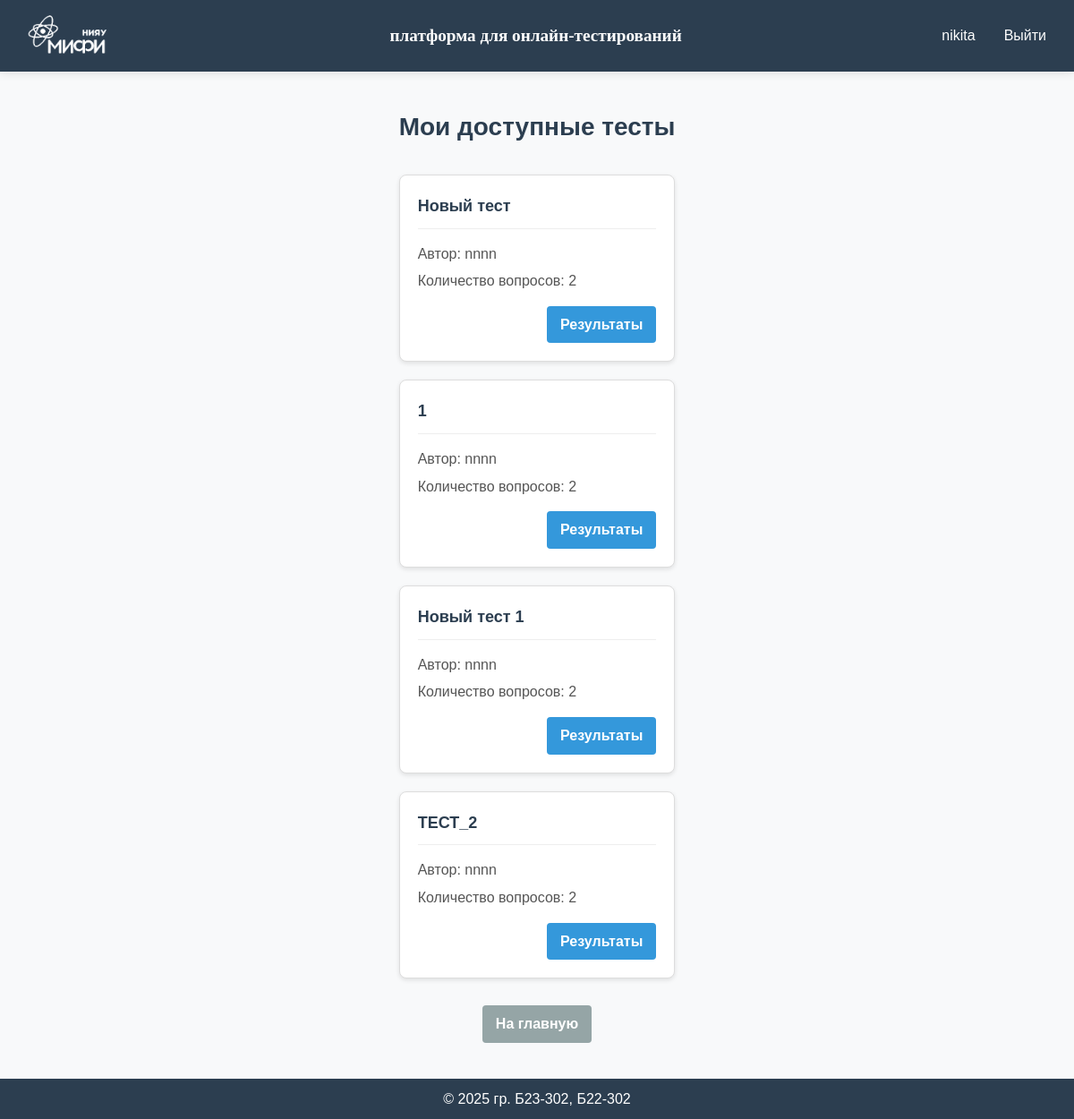
/my_tests (signed in), run on an earlier commit of the app's database.
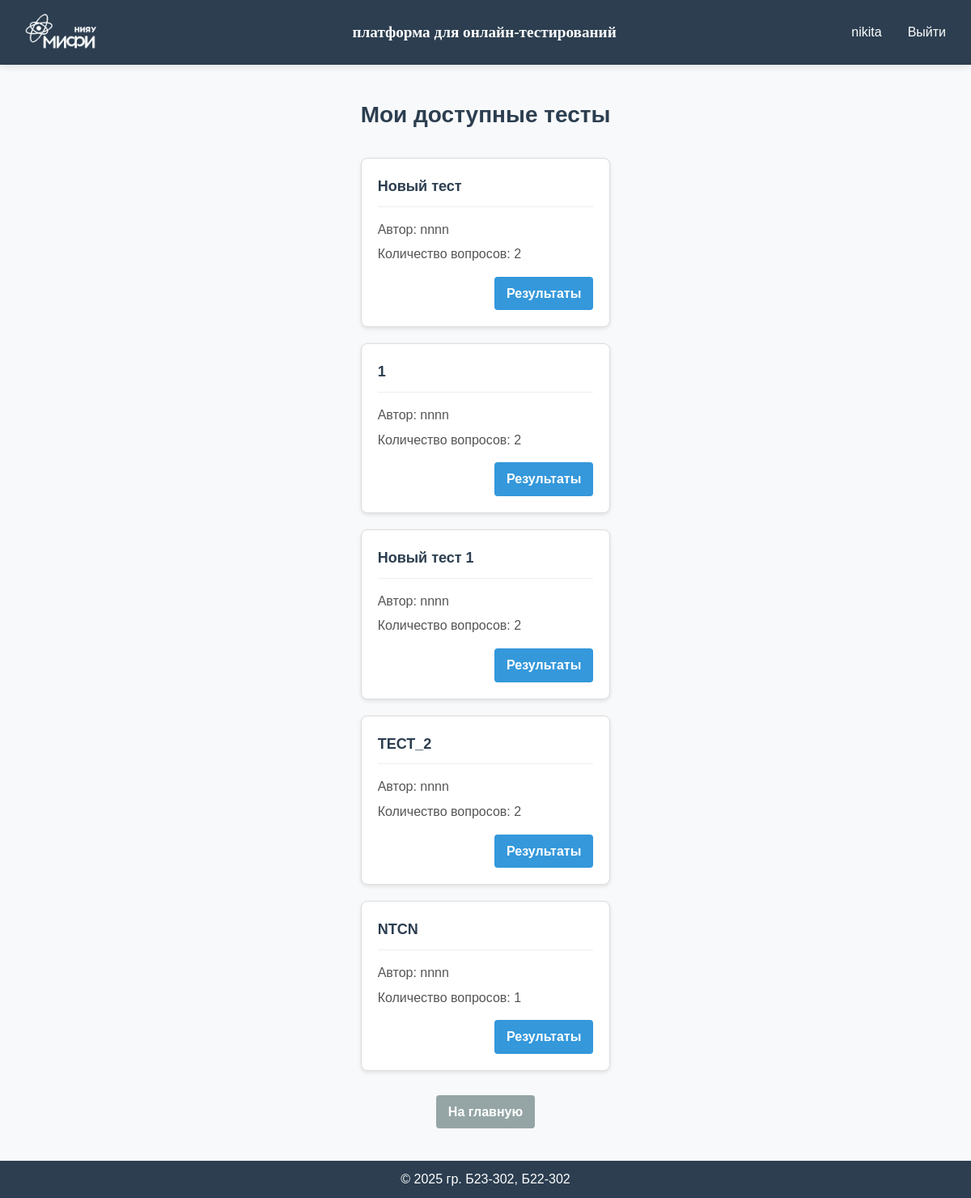
And on a later commit of the database.
### app/models.py (models this page shows)
class Test(db.Model):
    __tablename__ = 'tests'  # Изменяем имя таблицы на 'tests'
    id = db.Column(db.Integer, primary_key=True)
    test_author = db.Column(db.String(80), nullable=False)
    test_info = db.Column(db.Text)  # Для SQLite используем Text вместо JSON
    groups = db.Column(db.Text)  # Переименовано с test_groups на groups

### app/pass_tests/routes.py (the view)
@pass_tests_bp.route('/my_tests', methods=['GET', 'POST'])
@login_required
def my_tests():
    user_group = current_user.group
    if not user_group:
        flash('У вас не указана группа. Доступных тестов нет.', 'warning')
        return render_template('pass_tests/my_tests.html', available_tests=[], completed_tests=[])
    all_tests = Test.query.all()
    available_tests = []
    for test in all_tests:
        try:
            test_groups = json.loads(test.groups)
            if user_group in test_groups:
                test_info = json.loads(test.test_info)
                available_tests.append({
                    'id': test.id,
                    'name': test_info.get('name', 'Без названия'),
                    'author': test.test_author,
                    'questions_count': len(test_info.get('questions', [])),
                })
        except (json.JSONDecodeError, AttributeError) as e:
            print(f"Ошибка при обработке теста: {str(e)}")
            continue
    completed_tests = TestResult.query.filter_by(student_id=current_user.id).all()
    completed_test_ids = {}
    for result in completed_tests:
        completed_test_ids[result.test_id] = result.id
    for test in available_tests:
        if test['id'] in completed_test_ids:
            test['result_id'] = completed_test_ids[test['id']]
    return render_template('pass_tests/my_tests.html',
                          available_tests=available_tests,
                          completed_test_ids=completed_test_ids)

### app/models.py (called while the page is built)
@login_manager.user_loader
def load_user(user_id):
    return User.query.get(int(user_id))

### app/templates/pass_tests/my_tests.html (shortened to what this page needs)
{% extends "base.html" %}
{% block content %}
<div class="available-tests">
    <h1 class="page-title">Мои доступные тесты</h1>
    {% if available_tests %}
        <div class="tests-list">
            {% for test in available_tests %}
                <div class="test-card">
                    <div class="test-header">
                        <div class="test-title">{{ test.name }}</div>
                    </div>
                    <div class="test-info">
                        <p>Автор: {{ test.author }}</p>
                        <p>Количество вопросов: {{ test.questions_count }}</p>
                    </div>
                    <div class="test-actions">
                        {% if test.id in completed_test_ids.keys() %}
                            <a href="{{ url_for('pass_tests.view_result', result_id=test.result_id) }}" class="btn btn-info">Результаты</a>
                        {% else %}
                            <a href="{{ url_for('pass_tests.take_test', test_id=test.id) }}" class="btn btn-primary">Пройти тест</a>
                        {% endif %}
                    </div>
                </div>
            {% endfor %}
        </div>
    {% else %}
        <div class="no-tests">
            <p>Для вас нет доступных тестов.</p>
            <p>Возможно, ваша группа не добавлена ни в один тест или у вас не указана группа в профиле.</p>
        </div>
    {% endif %}
    <div class="back-link">
        <a href="{{ url_for('main.index') }}" class="btn btn-secondary">На главную</a>
    </div>
</div>
{% endblock %}

What changed in the data, as far as the page shows it:
added Test: name "NTCN", author "nnnn", questions_count "1"
